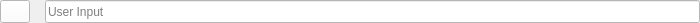
<?xml version="1.0" encoding="UTF-8"?>
<ui version="4.0">
 <class>UserInputRow</class>
 <widget class="QWidget" name="UserInputRow">
  <property name="geometry">
   <rect>
    <x>0</x>
    <y>0</y>
    <width>700</width>
    <height>23</height>
   </rect>
  </property>
  <property name="sizePolicy">
   <sizepolicy hsizetype="Preferred" vsizetype="Preferred">
    <horstretch>0</horstretch>
    <verstretch>0</verstretch>
   </sizepolicy>
  </property>
  <property name="minimumSize">
   <size>
    <width>0</width>
    <height>23</height>
   </size>
  </property>
  <property name="maximumSize">
   <size>
    <width>700</width>
    <height>23</height>
   </size>
  </property>
  <layout class="QHBoxLayout" name="horizontalLayout">
   <property name="spacing">
    <number>5</number>
   </property>
   <property name="leftMargin">
    <number>0</number>
   </property>
   <property name="topMargin">
    <number>0</number>
   </property>
   <property name="rightMargin">
    <number>0</number>
   </property>
   <property name="bottomMargin">
    <number>0</number>
   </property>
   <item>
    <widget class="QPushButton" name="DeleteButton">
     <property name="sizePolicy">
      <sizepolicy hsizetype="Minimum" vsizetype="Fixed">
       <horstretch>0</horstretch>
       <verstretch>0</verstretch>
      </sizepolicy>
     </property>
     <property name="minimumSize">
      <size>
       <width>0</width>
       <height>23</height>
      </size>
     </property>
     <property name="maximumSize">
      <size>
       <width>30</width>
       <height>23</height>
      </size>
     </property>
     <property name="font">
      <font>
       <family>Sans Serif</family>
       <pointsize>18</pointsize>
       <weight>50</weight>
       <italic>false</italic>
       <bold>false</bold>
       <strikeout>true</strikeout>
      </font>
     </property>
     <property name="styleSheet">
      <string notr="true">border-color: rgb(0, 0, 0);
background-color: rgb(255, 255, 255);
font: 18pt &quot;Sans Serif&quot;;
text-decoration: line-through;
text-decoration: line-through;
color: rgb(255, 0, 4);</string>
     </property>
     <property name="text">
      <string/>
     </property>
     <property name="icon">
      <iconset>
       <normaloff>Icons/remove.png</normaloff>Icons/remove.png</iconset>
     </property>
    </widget>
   </item>
   <item>
    <spacer name="horizontalSpacer">
     <property name="orientation">
      <enum>Qt::Horizontal</enum>
     </property>
     <property name="sizeType">
      <enum>QSizePolicy::Fixed</enum>
     </property>
     <property name="sizeHint" stdset="0">
      <size>
       <width>10</width>
       <height>20</height>
      </size>
     </property>
    </spacer>
   </item>
   <item>
    <widget class="QLineEdit" name="UserInput">
     <property name="minimumSize">
      <size>
       <width>0</width>
       <height>23</height>
      </size>
     </property>
     <property name="toolTip">
      <string>&lt;html&gt;&lt;head/&gt;&lt;body&gt;&lt;p&gt;A string of characters that will be sent to SPIM via STDIN&lt;/p&gt;&lt;/body&gt;&lt;/html&gt;</string>
     </property>
     <property name="styleSheet">
      <string notr="true">background-color: rgb(255, 255, 255);</string>
     </property>
     <property name="placeholderText">
      <string>User Input</string>
     </property>
    </widget>
   </item>
  </layout>
 </widget>
 <resources/>
 <connections/>
</ui>
